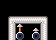

This is a level from a 2D game, rendered from its Tiled map with the project's own tilesets. A one-line summary and the complete map file follow:
An orthogonal 7x5 tile map with 8x8 px tiles, 1 tile layer (Tile Layer 1), 2 tilesets.

<map version="1.4" tiledversion="1.4.3" orientation="orthogonal" renderorder="right-down" width="7" height="5" tilewidth="8" tileheight="8" infinite="0" nextlayerid="2" nextobjectid="1">
 <tileset firstgid="1" source="../assets/democart.tsx" />
 <tileset firstgid="257" source="../assets/tbj2_startcart2spr.tsx" />
 <layer id="1" name="Tile Layer 1" width="7" height="5">
  <data encoding="csv">
0,0,0,0,0,0,0,
0,0,0,0,0,0,0,
0,141,142,142,142,2147483789,0,
0,157,48,0,47,2147483805,0,
0,157,154,0,154,2147483805,0
</data>
 </layer>
</map>
